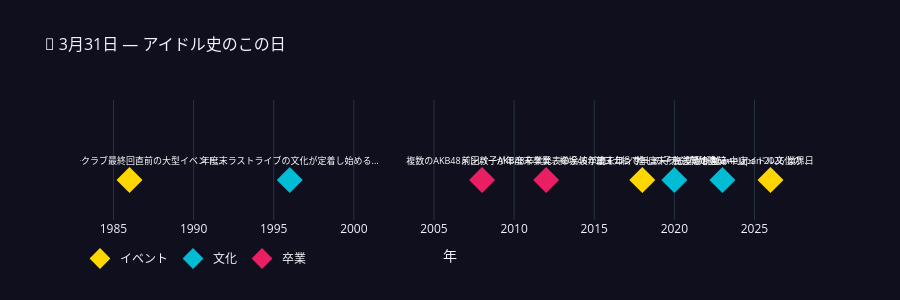

Write notebook code for a chart like this one.
### Markdown cell above
---
## 📆 第5章: 今日のアイドル史 — 3月31日に起きたこと

3月31日は日本の会計年度の最終日。多くのアイドルグループの「卒業」が行われる特別な日です。

### Code cell
# March 31 events in idol history
march_31_events = [
    {"year": 1986, "event": "おニャン子クラブ最終回直前の大型イベント開催", "type": "イベント"},
    {"year": 1996, "event": "年度末ラストライブの文化が定着し始める", "type": "文化"},
    {"year": 2008, "event": "複数のAKB48メンバーが年度末卒業", "type": "卒業"},
    {"year": 2012, "event": "前田敦子AKB48卒業発表の余波が続く年度末", "type": "卒業"},
    {"year": 2018, "event": "欅坂46年度末コンサート — 転換期の象徴", "type": "イベント"},
    {"year": 2020, "event": "コロナ禍で年度末ライブが軒並み中止", "type": "文化"},
    {"year": 2023, "event": "推しの子放送開始直前 — アイドル文化の再注目", "type": "文化"},
    {"year": 2026, "event": "AnimeJapan 2026 業界日（本日）", "type": "イベント"},
]

df_march = pd.DataFrame(march_31_events)

fig = go.Figure()

type_colors = {'卒業': '#E91E63', 'イベント': '#FFD700', '文化': '#00BCD4'}

for evt_type in df_march['type'].unique():
    mask = df_march['type'] == evt_type
    fig.add_trace(go.Scatter(
        x=df_march[mask]['year'],
        y=[1] * mask.sum(),
        mode='markers+text',
        name=evt_type,
        marker=dict(size=20, color=type_colors.get(evt_type, '#999'), symbol='diamond'),
        text=df_march[mask]['event'].str[:20] + '...',
        textposition='top center',
        textfont=dict(size=9, color='white'),
        hovertemplate='<b>%{customdata}</b><br>年: %{x}<extra></extra>',
        customdata=df_march[mask]['event'],
    ))

fig.update_layout(
    title=dict(text='📆 3月31日 — アイドル史のこの日', font=dict(size=16)),
    template='plotly_dark',
    height=300,
    showlegend=True,
    yaxis=dict(showticklabels=False, showgrid=False, range=[0.5, 2]),
    xaxis=dict(title='年', dtick=5),
    plot_bgcolor='rgba(15,15,30,1)',
    paper_bgcolor='rgba(15,15,30,1)',
    legend=dict(orientation='h', y=-0.2),
)

fig.show()

print("🎓 3月31日は「卒業の日」— 多くのアイドルがこの日にグループを巣立ちます")
print("📅 今日は特別な日。推しの歴史に想いを馳せましょう。")

### Figure 1 — Plotly figure (JSON) as saved in the notebook; plotly's stock layout.template omitted (floating-point values rounded to 4 significant figures)
{"data": [{"customdata": ["おニャン子クラブ最終回直前の大型イベント開催", "欅坂46年度末コンサート — 転換期の象徴", "AnimeJapan 2026 業界日（本日）"], "hovertemplate": "<b>%{customdata}</b><br>年: %{x}<extra></extra>", "marker": {"color": "#FFD700", "size": 20, "symbol": "diamond"}, "mode": "markers+text", "name": "イベント", "text": ["おニャン子クラブ最終回直前の大型イベント...", "欅坂46年度末コンサート — 転換期の象...", "AnimeJapan 2026 業界日（..."], "textfont": {"color": "white", "size": 9}, "textposition": "top center", "type": "scatter", "x": [1986, 2018, 2026], "y": [1, 1, 1]}, {"customdata": ["年度末ラストライブの文化が定着し始める", "コロナ禍で年度末ライブが軒並み中止", "推しの子放送開始直前 — アイドル文化の再注目"], "hovertemplate": "<b>%{customdata}</b><br>年: %{x}<extra></extra>", "marker": {"color": "#00BCD4", "size": 20, "symbol": "diamond"}, "mode": "markers+text", "name": "文化", "text": ["年度末ラストライブの文化が定着し始める...", "コロナ禍で年度末ライブが軒並み中止...", "推しの子放送開始直前 — アイドル文化の..."], "textfont": {"color": "white", "size": 9}, "textposition": "top center", "type": "scatter", "x": [1996, 2020, 2023], "y": [1, 1, 1]}, {"customdata": ["複数のAKB48メンバーが年度末卒業", "前田敦子AKB48卒業発表の余波が続く年度末"], "hovertemplate": "<b>%{customdata}</b><br>年: %{x}<extra></extra>", "marker": {"color": "#E91E63", "size": 20, "symbol": "diamond"}, "mode": "markers+text", "name": "卒業", "text": ["複数のAKB48メンバーが年度末卒業...", "前田敦子AKB48卒業発表の余波が続く年..."], "textfont": {"color": "white", "size": 9}, "textposition": "top center", "type": "scatter", "x": [2008, 2012], "y": [1, 1]}], "layout": {"height": 300, "legend": {"orientation": "h", "y": -0.2}, "paper_bgcolor": "rgba(15,15,30,1)", "plot_bgcolor": "rgba(15,15,30,1)", "showlegend": true, "title": {"font": {"size": 16}, "text": "📆 3月31日 — アイドル史のこの日"}, "xaxis": {"dtick": 5, "title": {"text": "年"}}, "yaxis": {"range": [0.5, 2], "showgrid": false, "showticklabels": false}}}
